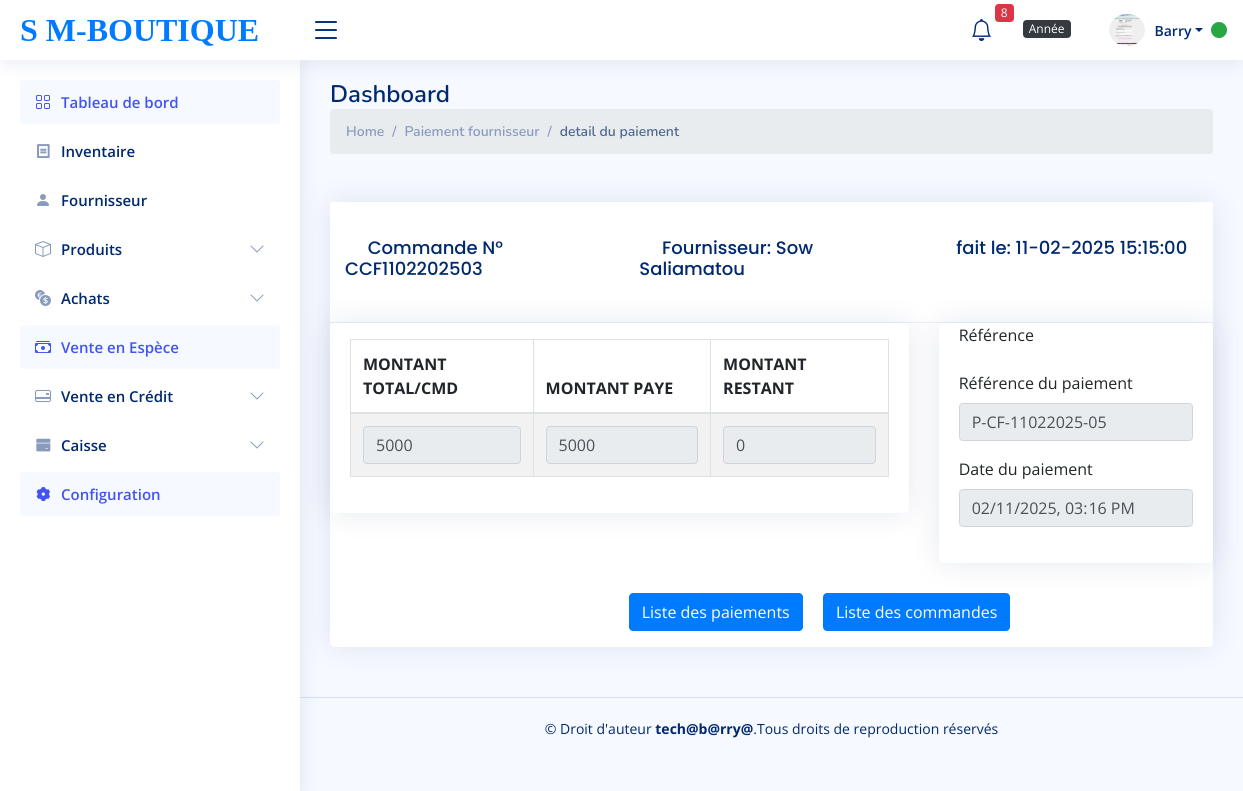
Page /detail_paiement_four.php?detail=5 (signed in) on the committed database.
### tables this page shows
CREATE TABLE `paiement` (
  `id_paiement` int(11) NOT NULL,
  `montant_paye` int(255) DEFAULT NULL,
  `date_paie` datetime NOT NULL,
  `paie_referrence` varchar(255) NOT NULL,
  `id_commande_fournisseur` int(11) NOT NULL
);

CREATE TABLE `commande_fournisseur` (
  `id_commande_fournisseur` int(11) NOT NULL,
  `id_fournisseur` int(11) NOT NULL,
  `date_de_commande` datetime NOT NULL,
  `reference` varchar(255) NOT NULL,
  `total` int(255) DEFAULT NULL,
  `paie` int(11) NOT NULL DEFAULT 0,
  `id_utilisateur` int(11) NOT NULL
);

CREATE TABLE `fournisseur` (
  `id_fournisseur` int(11) NOT NULL,
  `prenom_fournisseur` varchar(30) DEFAULT NULL,
  `nom_fournisseur` varchar(30) DEFAULT NULL,
  `contact_fournisseur` int(15) DEFAULT NULL,
  `ville_fournisseur` varchar(30) DEFAULT NULL
);

### detail_paiement_four.php (the view, shortened to what this page needs)
<?php
     require_once ('partials/database.php')?>
<?php
   if (isset($_GET['detail'])) {
        $detail=$_GET['detail'];
        $paiement=$bdd->query("SELECT * FROM paiement INNER JOIN commande_fournisseur
        ON commande_fournisseur.id_commande_fournisseur=paiement.id_commande_fournisseur
        INNER JOIN fournisseur ON fournisseur.id_fournisseur=commande_fournisseur.id_fournisseur
        WHERE id_paiement=$detail LIMIT 1");
        $dpaie=$paiement->fetch();
      }
?>
<?php require_once ('partials/header.php') ?>
<body>
    <?php require_once ('partials/sidebar.php')?>
    <?php require_once ('partials/navbar.php')?>
    <main id="main" class="main">
          <div class="pagetitle">
            <h1>Dashboard</h1>
            <nav>
                <ol class="breadcrumb">
                <li class="breadcrumb-item"><a href="index1.php">Home</a></li>
                <li class="breadcrumb-item">Paiement fournisseur</li>
                <li class="breadcrumb-item active">detail du paiement</li>
                </ol>
            </nav>
            </div>
        <section class="section mt-5">
            <div class="card info-card sales-card">
                <div class="card-header">
                    <div class="row">
                        <div class="col-4">
                            <h5 class="card-title">&emsp; Commande N°
                                <?=$dpaie['reference']?></h5>
                        </div>
                        <div class="col-4">
                            <h5 class="card-title">&emsp; Fournisseur:
                                <?=$dpaie['nom_fournisseur'].' '.$dpaie['prenom_fournisseur']?>
                        </div>
                        <div class="col-4">
                            <h5 class="card-title">&emsp; fait le:
                                <?=date_format(date_create($dpaie['date_de_commande']), 'd-m-Y H:i:s') ?>
                        </div>
                    </div>
                </div>
                <form action="" method="post">
                    <div class="row">
                        <div class="col-xl-8 col-md-10 col-xm-12 col-xs-12">
                            <div class="card">
                                <div class="card-body">
                                    <table class="col-md-12  table table-bordered table-striped table-condensed">
                                        <thead>
                                            <tr>
                                                <th>MONTANT TOTAL/CMD</th>
                                                <th>MONTANT PAYE</th>
                                                <th>MONTANT RESTANT</th>
                                            </tr>
                                        </thead>
                                        <tbody>
                                            <tr>
                                                <div class="form-group">
                                                    <td>
                                                        <input class="form-control" type="text" name="mt"
                                                            value="<?=$dpaie['total']?>" readOnly>
                                                    </td>
                                                    <td>
                                                        <input class="form-control" type="texte" name="mp"
                                                            value="<?=$dpaie['montant_paye']?>" readOnly>
                                                    </td>
                                                    <td>
                                                        <input class="form-control" type="number" name="mr"
                                                            value="<?=$dpaie['total']-$dpaie['paie']?>" readOnly>
                                                    </td>
                                            </tr>
                                        </tbody>
                                    </table>
                                </div>
                            </div>
                        </div>
                        <div class="col-xl-4">
                            <div class="card text-left">
                                <div class="card-body">
                                    <div class="form-group">
                                        <label>Référence </label>
                                        <div class="form-group mt-3">
                                            <label>Référence du paiement</label>
                                            <input type="text" name="ref" class="form-control" id=""
                                                value="<?=$dpaie['paie_referrence']?>" readOnly>
                                        </div>
                                        <div class="form-group mt-3">
                                            <label>Date du paiement</label>
                                            <input type="datetime-local" name="dat" class="form-control"
                                                value="<?=$dpaie['date_paie']?>" readOnly>
                                        </div>
                                    </div>
                                </div>
                            </div>
                </form>
            </div>
            <div class="form-group ml-5" style="text-align:center">
                <a href="liste_paiement_four.php" class="btn btn-primary"> Liste des paiements</a>&emsp;
                <a href="liste_commande_four.php" class="btn btn-primary">Liste des commandes</a>
            </div>
        </section>
    </main>
    <?php require_once ('partials/foot.php')?>
</body>
</html>

### assets/css/style.css (style rules this page uses)
:root { scroll-behavior: smooth; }
body { font-family: "Open Sans", sans-serif; background: #f6f9ff; color: #444444; }
a { color: #4154f1; text-decoration: none; }
h1, h2, h3, h4, h5, h6 { font-family: "Nunito", sans-serif; }
#main { margin-top: 60px; padding: 20px 30px; transition: all 0.3s; }
.pagetitle { margin-bottom: 10px; }
.pagetitle h1 { font-size: 24px; margin-bottom: 0; font-weight: 600; color: #012970; }
.card { margin-bottom: 30px; border: none; border-radius: 5px; box-shadow: 0px 0 30px rgba(1, 41, 112, 0.1); }
.card-header, .card-footer { border-color: #ebeef4; background-color: #fff; color: #798eb3; padding: 15px; }
.card-title { padding: 20px 0 15px 0; font-size: 18px; font-weight: 500; color: #012970; font-family: "Poppins", sans-serif; }
.card-body { padding: 0 20px 20px 20px; }
.breadcrumb { font-size: 14px; font-family: "Nunito", sans-serif; color: #899bbd; font-weight: 600; }
.breadcrumb a { color: #899bbd; transition: 0.3s; }
.breadcrumb .breadcrumb-item::before { color: #899bbd; }
.breadcrumb .active { color: #51678f; font-weight: 600; }
@media (min-width: 1200px) { #main, #footer { margin-left: 300px; } }

### rows in the picture
paiement: id_commande_fournisseur.reference "CCF1102202503", fournisseur.nom_fournisseur "Sow", fournisseur.prenom_fournisseur "Saliamatou", id_commande_fournisseur.date_de_commande "11-02-2025 15:15:00", mt "5000", mp "5000", mr "0", ref "P-CF-11022025-05", dat "02/11/2025 15:16"

### other values in the picture
$stock_alerte "8"
$_SESSION['nom_utilisateur'] "Barry"
